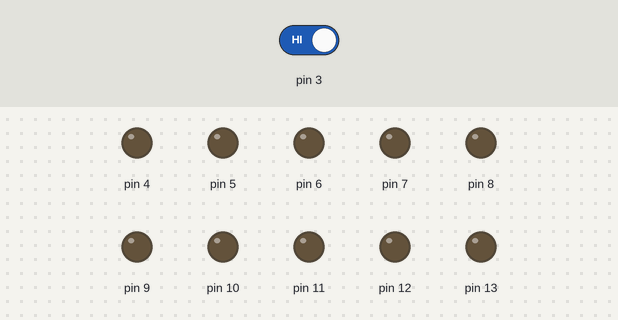
A sketch run on a simulated Arduino Uno, built with avr-gcc and run on an emulated ATmega328P. On the bench: output pins drawn as LEDs (lit = HIGH). Inputs (shaded band) come from the test bench; at power-on: pin 3 HIGH.

Above: at 1.2 s.
1.3 s: pin 3 driven LOW
At 1.6 s:
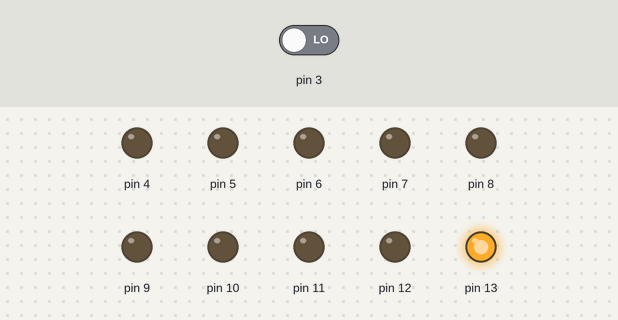
Timing chart, 0 to 4.3 s (numbered marks = the images above; inputs shaded):
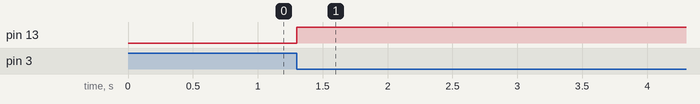

Measured:
- after the input at 1.3 s, pin 13: LOW → HIGH at once

The sketch:

Code_for_IR.ino
```cpp
void setup() {
  // put your setup code here, to run once:
for(int i=0;i<=3;i++)
{
  pinMode(i,INPUT);
}
for (int j=4;j<=13;j++)
  pinMode(j,OUTPUT);
}

void loop() {
  // put your main code here, to run repeatedly:

   if(digitalRead(3)== LOW)

   {
    digitalWrite(13,HIGH);
   }
   else if(digitalRead(3)== LOW)
   {
    digitalWrite(13,LOW);
  }


}
```
